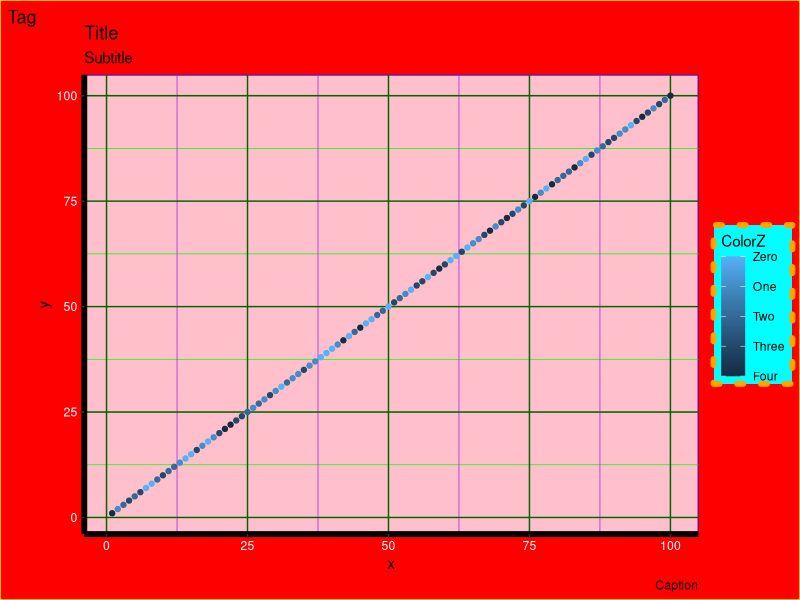

R code for this plot:
library(tidyverse)

x <- 1:100
y <- 1:100
z <- floor(runif(100, min=0, max=5))
simple_df <- data.frame(x = x, y = y, z = z)

ggplot(simple_df, aes(x,y, color = z)) +
  geom_point() +
  #theme_void() +
  scale_color_continuous(labels = c('Four', 'Three', 'Two', 'One', 'Zero')) +
  theme(plot.background = element_rect(fill = 'red',
                                       color = 'yellow'),
        panel.background = element_rect(fill = 'pink',
                                        color = 'blue'),
        #panel.grid = element_line(color = 'green')
        panel.grid.major = element_line(color = 'darkgreen'),
        panel.grid.minor = element_line(color = 'green'),
        panel.grid.minor.x = element_line(color = 'purple'),
        axis.line = element_line(color = 'black',
                                 size = 2),
        axis.text = element_text(color = 'white'),
        legend.background = element_rect(fill = 'cyan',
                                         color = 'orange',
                                         size = 2,
                                         linetype = 'dotted'),
        #legend.key = element_rect(fill = 'yellow',
        #                         color = NA)
  ) +
  labs(title = 'Title',
       subtitle = 'Subtitle',
       caption = 'Caption',
       tag = 'Tag',
       color = 'ColorZ')
